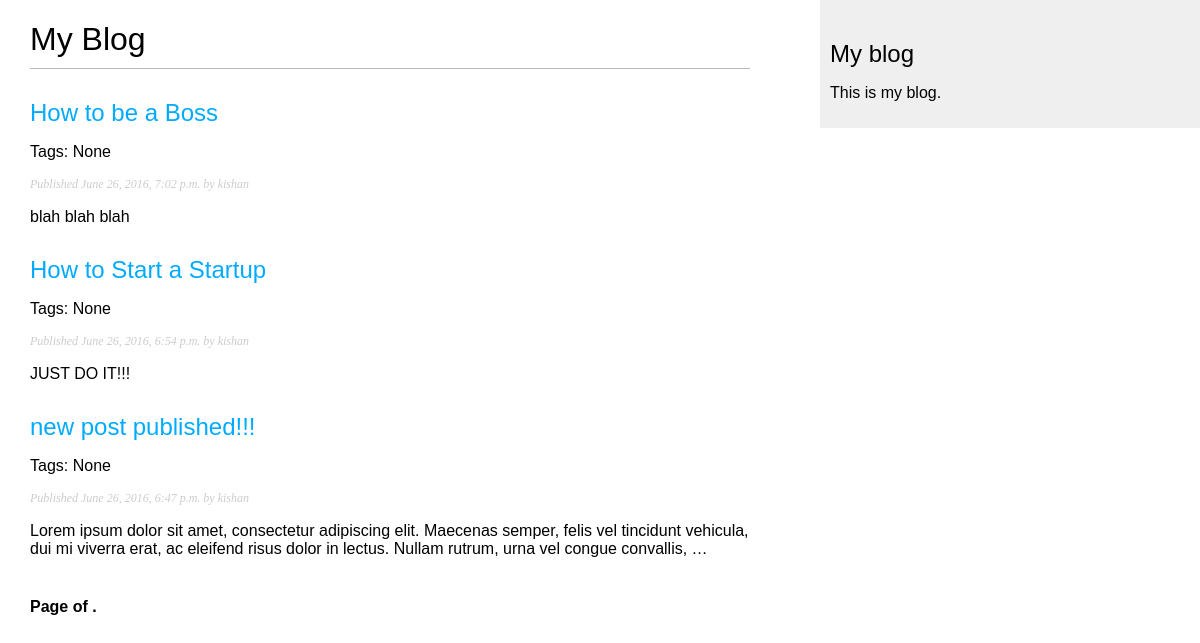
/blog/, run on an earlier commit of the app's database.
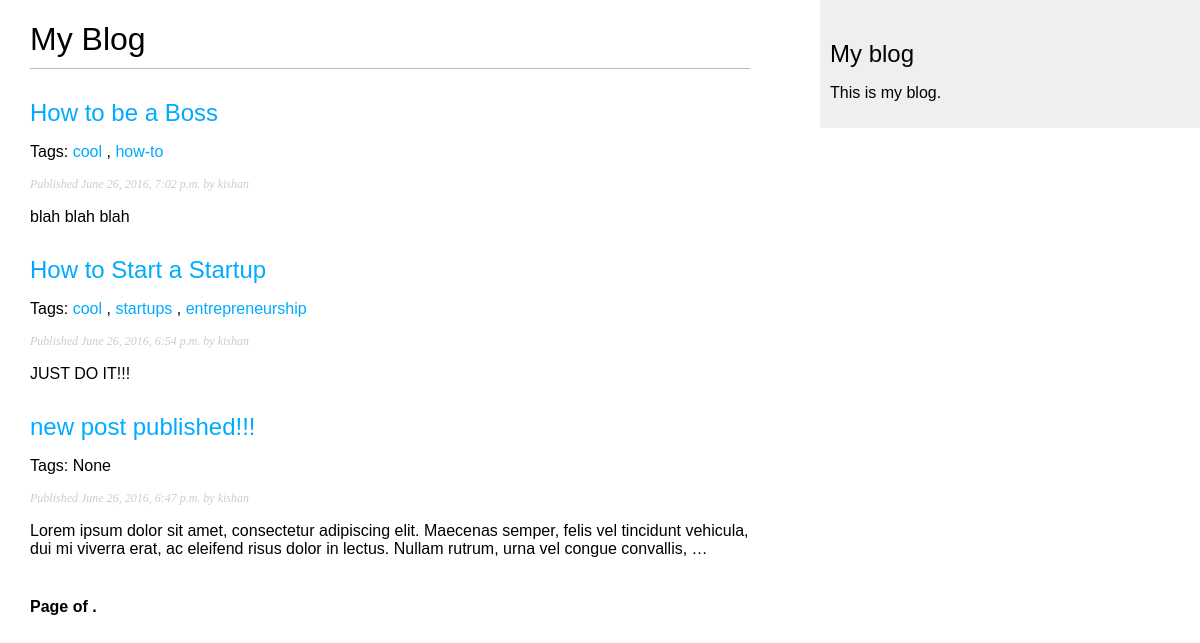
And on a later commit of the database.
### blog/models.py (models this page shows, shortened)
class Post(models.Model):
    STATUS_CHOICES = (
        ('draft', 'Draft'),
        ('published', 'Published'),
    )
    title = models.CharField(max_length=250)
    slug = models.SlugField(max_length=250,
    						unique_for_date='publish')
    author = models.ForeignKey(User,
    						   related_name='blog_posts')
    body = models.TextField()
    publish = models.DateTimeField(default=timezone.now)
    created = models.DateTimeField(auto_now_add=True)
    updated = models.DateTimeField(auto_now=True)
    status = models.CharField(max_length=10,
    						  choices=STATUS_CHOICES,
    						  default='draft')
    objects = models.Manager() # The default manager.
    published = PublishedManager() # our custom manager.
    tags = TaggableManager()
    class Meta:
        ordering = ('-publish',)
    def get_absolute_url(self):
        return reverse('blog:post_detail', args=[self.publish.year,
                                                 self.publish.strftime('%m'),
                                                 self.publish.strftime('%d'),
                                                 self.slug])

### blog/views.py (the view)
# urls.py: url(r'^tag/(?P<tag_slug>[-\w]+)/$', views.post_list, name='post_list_by_tag'),
def post_list(request, tag_slug=None):
    object_list = Post.published.all()
    tag = None
    if tag_slug:
        tag = get_object_or_404(Tag, slug=tag_slug)
        object_list = object_list.filter(tags__in=[tag])
    paginator = Paginator(object_list, 3) # 3 posts in each page
    page = request.GET.get('page')
    try:
        posts = paginator.page(page)
    except PageNotAnInteger:
        posts = paginator.page(1)
    except EmptyPage:
        posts = paginator.page(paginator.num_pages)
    return render(request, 'blog/post/list.html', {'page': page,
                                                   'posts': posts,
                                                   'tag': tag})

### blog/models.py (called while the page is built)
    def get_queryset(self):
        return super(PublishedManager, self).get_queryset().filter(status='published')

### blog/templates/blog/post/list.html (shortened to what this page needs)
{% extends "blog/base.html" %}
{% block content %}
    <h1>My Blog</h1>
    {% for post in posts %}
        <h2><a href="{{ post.get_absolute_url }}">{{ post.title }}</a></h2>
        <p class="tags">
        	Tags:
        	{% if post.tags.all|length > 0 %}
	            {% for tag in post.tags.all %}
	                <a href="{% url "blog:post_list_by_tag" tag.slug %}">{{ tag.name }}</a>
	                {% if not forloop.last %}, {% endif %}
	            {% endfor %}
            {% else %}
            None
            {% endif %}
        </p>
        <p class="date">Published {{ post.publish }} by {{ post.author }}</p>
        {{ post.body|truncatewords:30|linebreaks }}
    {% endfor %}
    {% include "pagination.html" with page=page_obj %}
{% endblock %}

### blog/templates/blog/base.html (shortened to what this page needs)
{% load staticfiles %}
<!DOCTYPE html>
<html>
<head>
    <link href="{% static "css/blog.css" %}" rel="stylesheet">
</head>
<body>
    <div id="content">
        {% block content %}
        {% endblock %}
    </div>
    <div id="sidebar">
        <h2>My blog</h2>
        <p>This is my blog.</p>
    </div>
</body>
</html>

### blog/templates/pagination.html (shortened to what this page needs)
<div class="pagination">
    <span class="step-links">
        <span class="current">
            Page {{ page.number }} of {{ page.paginator.num_pages }}.
        </span>
    </span>
</div>

### blog/static/css/blog.css (style rules this page uses)
body { margin:0; padding:0; font-family:helvetica, sans-serif; }
a { color:#00abff; text-decoration:none; }
h1 { font-weight:normal; border-bottom:1px solid #bbb; padding:0 0 10px 0; }
h2 { font-weight:normal; margin:30px 0 0; }
#content { float:left; width:60%; padding:0 0 0 30px; }
#sidebar { float:right; width:30%; padding:10px; background:#efefef; height:100%; }
p.date { color:#ccc; font-family: georgia, serif; font-size: 12px; font-style: italic; }
.pagination { margin:40px 0; font-weight:bold; }

What changed in the data, as far as the page shows it:
changed Post "How to be a Boss": gains Tag (name "cool"); gains Tag (name "how-to"); no longer shows "None"
changed Post "How to Start a Startup": gains Tag (name "cool"); gains Tag (name "startups"); gains Tag (name "entrepreneurship"); no longer shows "None"
